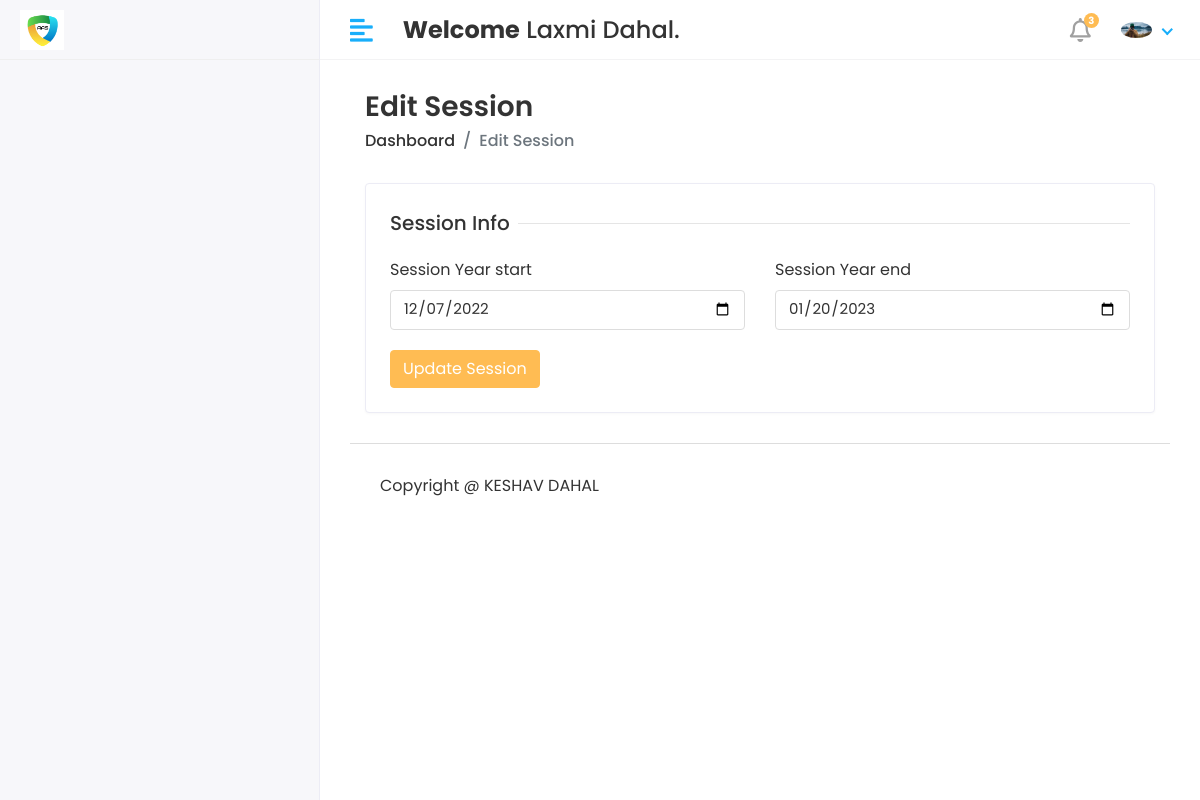
Screenshot of /Hod/Session/Edit/7 (signed in) with the database file from the repository.
### app/models.py (models this page shows, shortened)
class CustomUser(AbstractUser):
    USER = (
        ('1', 'HOD'),
        ('2', 'STAFF'),
        ('3', 'STUDENT'),
    )
    user_type = models.CharField(choices=USER, max_length=50, default=1)
    profile_pic = models.ImageField(upload_to='media/profile_pic')

class Session_Year(models.Model):
    session_start = models.CharField(max_length=100)
    session_end = models.CharField(max_length=100)

### AAI/Hod_Views.py (the view)
# urls.py: path('Hod/Session/Edit/<str:id>', Hod_Views.EDIT_SESSION, name='edit_session'),
@login_required(login_url='/')
def EDIT_SESSION(request, id):
    session = Session_Year.objects.filter(id=id)
    context = {
        'session': session,
    }
    return render(request, 'Hod/edit_session.html', context)

### templates/Hod/edit_session.html (shortened to what this page needs)
{% extends 'base.html' %}
{% block content %}
   <div class="content container-fluid">
      <div class="page-header">
         <div class="row align-items-center">
            <div class="col">
               <h3 class="page-title">Edit Session</h3>
               <ul class="breadcrumb">
                  <li class="breadcrumb-item"><a href="subjects.html">Dashboard</a></li>
                  <li class="breadcrumb-item active">Edit Session</li>
               </ul>
            </div>
         </div>
      </div>
      <div class="row">
         <div class="col-sm-12">
            <div class="card">
               <div class="card-body">
                  <form action="{% url 'update_session' %}" method="post">
                     <div class="row">
                        <div class="col-12">
                           <h5 class="form-title"><span>Session Info</span></h5>
                        </div>
                        <div class="col-12 col-sm-6">
                           <div class="form-group">
                                       <label>Session Year start</label>
                                       <div>
                                           <input type="date" class="form-control" name="session_year_start"  value="{% for i in session %}{{i.session_start}}{% endfor %}" required >
                                       </div>
                                    </div>
                             </div>
                        <div class="col-12 col-sm-6">
                           <div class="form-group">
                                       <label>Session Year end</label>
                                       <div>
                                          <input  type="date"  class="form-control" name="session_year_end" value="{% for i in session %}{{i.session_end}}{% endfor %}" required>
                                       </div>
                                    </div>
                             </div>
                        <div class="col-12">
                           <button type="submit" class="btn btn-primary">Update Session</button>
                        </div>
                     </div>
                  </form>
               </div>
            </div>
         </div>
      </div>
   </div>
{% endblock %}

### templates/includes/header.html (shortened to what this page needs)
{% load static %}
<div class="header">
    <div class="header-left">
       <a href="index.html" class="logo">
       <img src="{% static 'assets/img/logo.png' %}" alt="Logo">
       </a>
    </div>
    <a href="javascript:void(0);" id="toggle_btn">
    <i class="fas fa-align-left"></i>
    </a>
    <div class="top-nav-search mt-3">
     <h4><strong>Welcome</strong>&nbsp;<span>{{user.first_name}} {{user.last_name}}</span>.</h4>
    </div>
    <ul class="nav user-menu">
       <li class="nav-item dropdown noti-dropdown">
          <a href="#" class="dropdown-toggle nav-link" data-toggle="dropdown">
          <i class="far fa-bell"></i> <span class="badge badge-pill">3</span>
          </a>
       </li>
       <li class="nav-item dropdown has-arrow">
          <a href="#" class="dropdown-toggle nav-link" data-toggle="dropdown">
             {% if user.profile_pic == "" %}
              <span class="user-img"><img class="rounded-circle" src="{% static 'assets/img/aimg.jpg' %}" width="31" ></span>
             {% else %}
          <span class="user-img"><img class="rounded-circle" src="/{{user.profile_pic}}" width="31" ></span>
          {% endif %}
          </a>
       </li>
    </ul>
 </div>

### static/assets/css/style.css (style rules this page uses)
html { height: 100%; }
body { background-color: #fff; color: #333; font-family: 'Poppins', sans-serif; font-size: 1rem; height: 100%; line-height: 1.5; overflow-x: hidden; }
h1, h2, h3, h4, h5, h6 { font-family: 'Poppins', sans-serif; margin-top: 0; }
.form-control { border: 1px solid #ddd; box-shadow: none; color: #333; font-size: 15px; height: 40px; }
a { color: #009ce7; }
input, button, a { transition: all 0.4s ease; -moz-transition: all 0.4s ease; -o-transition: all 0.4s ease; -ms-transition: all 0.4s ease; -webkit-transition: all 0.4s ease; }
input, input:focus, button, button:focus { outline: none; }
.form-group { margin-bottom: 1.25rem; }
ul, ol { padding: 0px; list-style: none; }
.btn-primary { background-color: #FFBC53; border: 1px solid #FFBC53; }
.card { border: 1px solid #ececf5; box-shadow: 0 1px 3px 0 rgba(0, 0, 0, 0.03); margin-bottom: 1.875rem; }
.card-body { padding: 1.5rem; }
.header { background-color: #fff; border-bottom: 1px solid #f3f3f4; left: 0; position: fixed; right: 0; top: 0; z-index: 1001; height: 60px; }
.header .header-left { float: left; height: 60px; padding: 0 20px; position: relative; width: 320px; z-index: 1; transition: all 0.2s ease-in-out; background-color: #f7f7fa; border-bottom: 1px solid #efefef; border-right: 1px solid #ececf5; display: flex; align-items: center; }
.header .header-left .logo { display: inline-block; line-height: 60px; }
.header .header-left .logo img { max-height: 40px; width: auto; }
.header .dropdown-toggle:after { display: none; }
.header .has-arrow .dropdown-toggle:after { border-top: 0; border-left: 0; border-bottom: 2px solid #18aefa; border-right: 2px solid #18aefa; content: ''; height: 8px; display: inline-block; pointer-events: none; -webkit-transform-origin: 66% 66%; -ms-transform-origin: 66% 66%; transform-origin: 66% 66%; -webkit-transform: rotate(45deg); -ms-transform: rotate(45deg); transform: rotate(45deg); -webkit-transition: all 0.15s ease-in-out; transition: all 0.15s ease-in-out; width: 8px; vertical-align: 0px; }
.user-menu { float: right; margin: 0; position: relative; z-index: 99; padding-right: 15px; }
.user-menu.nav > li > a { color: #a0a0a0; font-size: 14px; line-height: 58px; padding: 0 15px; height: 60px; }
.user-img { margin-right: 3px; position: relative; }
.top-nav-search { float: left; margin-left: 15px; }
.page-header { margin-bottom: 1.875rem; }
.page-header .breadcrumb { background-color: transparent; color: #6c757d; font-size: 1rem; font-weight: 500; margin-bottom: 0; padding: 0; }
.page-header .breadcrumb a { color: #333; }
.page-title { font-size: 28px; font-weight: 600; color: #333; margin-bottom: 5px; }
.user-menu.nav > li > a .badge { background-color: #FFBC53; display: block; font-size: 10px; font-weight: bold; height: 15px; width: 15px; position: absolute; right: 7px; top: 13px; color: #fff; padding: 3px; }
.user-menu.nav > li > a > i { font-size: 1.5rem; line-height: 60px; }
.form-title { width: 100%; max-width: 100%; padding: 0; font-size: 1.25rem; font-weight: 500; line-height: inherit; color: #333; white-space: normal; position: relative; display: block; margin-bottom: 20px; }
.form-title:before { content: ""; position: absolute; left: 0px; right: 0px; height: 1px; top: 50%; background-color: rgba(0, 0, 0, 0.1); }
.form-title span { padding: 0px 0.5rem 0 0; background-color: #fff; display: inline-block; z-index: 2; position: relative; }
@media (min-width: 992px) { #toggle_btn { align-items: center; color: #18aefa; display: inline-flex; float: left; font-size: 26px; height: 60px; justify-content: center; margin-left: 15px; padding: 0 15px; } }

### rows the page displays
CustomUser: first_name "Laxmi", last_name "Dahal", profile_pic (picture)
Session_Year: session_year_start "12/07/2022", session_year_end "01/20/2023"
